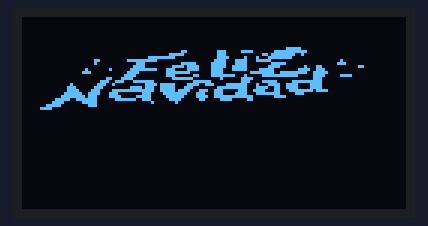
This sketch was run on a simulated Arduino Uno, built with avr-gcc and run on an emulated ATmega328P. On the bench: 128×64 one-colour display.

Above: at 0.2 s.

The sketch:

feliz_navidad.ino
```cpp
#include <Adafruit_GFX.h>  // Incluir librerias
#include <Adafruit_SSD1306.h>  // Incluir librerias
#include <SPI.h>
#include <Wire.h>
Adafruit_SSD1306 display;

////// IMAGEN NUEMRO 1 ///////
static const uint8_t ico [] PROGMEM = {
 0x00, 0x00, 0x00, 0x00, 0x00, 0x00, 0x00, 0x00, 0x00, 0x00, 0x00, 0x00, 0x00, 0x00, 0x00, 0x00,
  0x00, 0x00, 0x00, 0x00, 0x00, 0x00, 0x00, 0x00, 0x00, 0x00, 0x00, 0x00, 0x00, 0x00, 0x00, 0x00,
  0x00, 0x00, 0x00, 0x00, 0x00, 0x00, 0x00, 0x00, 0x00, 0x00, 0x00, 0x00, 0x00, 0x00, 0x00, 0x00,
  0x00, 0x00, 0x00, 0x00, 0x00, 0x00, 0x00, 0x00, 0x00, 0x00, 0x00, 0x00, 0x00, 0x00, 0x00, 0x00,
  0x00, 0x00, 0x00, 0x00, 0x00, 0x00, 0x00, 0x00, 0x00, 0x00, 0x00, 0x00, 0x00, 0x00, 0x00, 0x00,
  0x00, 0x00, 0x00, 0x00, 0x00, 0x00, 0x00, 0x00, 0x00, 0x00, 0x00, 0x00, 0x00, 0x00, 0x00, 0x00,
  0x00, 0x00, 0x00, 0x00, 0x00, 0x00, 0x00, 0x00, 0x00, 0x00, 0x00, 0x00, 0x00, 0x00, 0x00, 0x00,
  0x00, 0x00, 0x00, 0x00, 0x00, 0x00, 0x00, 0x00, 0x00, 0x00, 0x00, 0x00, 0x00, 0x00, 0x00, 0x00,
  0x00, 0x00, 0x00, 0x00, 0x00, 0x00, 0x00, 0x00, 0x00, 0x00, 0x00, 0x00, 0x00, 0x00, 0x00, 0x00,
  0x00, 0x00, 0x00, 0x00, 0x00, 0x00, 0x00, 0x00, 0x00, 0x00, 0x00, 0x00, 0x00, 0x00, 0x00, 0x00,
  0x00, 0xf8, 0x00, 0x00, 0x00, 0x00, 0x00, 0x00, 0x00, 0x00, 0x00, 0x06, 0x00, 0x70, 0x78, 0x0f,
  0xfe, 0x00, 0x00, 0x00, 0x00, 0x00, 0x00, 0x00, 0x00, 0x00, 0x7c, 0x00, 0x70, 0x00, 0xdf, 0xe4,
  0x00, 0x00, 0x00, 0x00, 0x00, 0x00, 0x00, 0x00, 0x3f, 0xe0, 0x00, 0x78, 0x22, 0x3f, 0xc0, 0x00,
  0x00, 0x00, 0x00, 0x00, 0x00, 0xc0, 0x1f, 0xf8, 0x00, 0x00, 0xf1, 0xe3, 0xe0, 0x00, 0x00, 0x20,
  0x00, 0x00, 0x00, 0x00, 0x80, 0x03, 0x80, 0x07, 0xc1, 0xf1, 0xe0, 0x1f, 0x00, 0x00, 0x70, 0x00,
  0x00, 0x00, 0x00, 0x00, 0x07, 0x80, 0x3d, 0xe1, 0xf3, 0xe0, 0x3c, 0x02, 0x30, 0x00, 0xc0, 0x00,
  0x00, 0x04, 0x04, 0x0f, 0xf8, 0xe1, 0xe1, 0xe3, 0xe1, 0xf0, 0x0f, 0x38, 0x00, 0x00, 0x00, 0x00,
  0x0e, 0x00, 0x1e, 0x00, 0xff, 0x01, 0xe0, 0x0f, 0xf3, 0xfe, 0x7c, 0x00, 0x00, 0x00, 0x00, 0x00,
  0x00, 0x3c, 0x00, 0xe0, 0x61, 0xfe, 0x20, 0xff, 0xf0, 0x78, 0x3c, 0x00, 0x00, 0x00, 0x00, 0x0c,
  0x78, 0x00, 0x3f, 0x80, 0x20, 0x78, 0x00, 0x00, 0x70, 0x00, 0x00, 0x00, 0x00, 0x00, 0x39, 0xc7,
  0xf0, 0x00, 0x7e, 0x00, 0x70, 0xf8, 0x3f, 0xf0, 0x00, 0x00, 0x00, 0x00, 0x80, 0x72, 0x00, 0x7b,
  0xe1, 0xe7, 0x0f, 0xe2, 0x3c, 0xf0, 0xf0, 0x00, 0x00, 0x00, 0x01, 0xc0, 0xe0, 0x0f, 0x73, 0xe3,
  0x80, 0x7f, 0xe3, 0xcc, 0xf0, 0xf0, 0x00, 0x00, 0x00, 0x01, 0xe1, 0xc3, 0xff, 0xf3, 0xef, 0x1c,
  0xe0, 0xe7, 0x8c, 0x7f, 0xbc, 0x00, 0x00, 0x00, 0x03, 0xf3, 0xc7, 0x00, 0xe1, 0xfe, 0x38, 0xe1,
  0xe3, 0xfc, 0x1c, 0x00, 0x00, 0x00, 0x00, 0x07, 0xfb, 0x87, 0x83, 0xe0, 0xfc, 0x3c, 0xff, 0xf8,
  0x0f, 0x00, 0x00, 0x00, 0x00, 0x00, 0x1f, 0x3f, 0x81, 0xfc, 0xe0, 0x78, 0x18, 0x3c, 0x18, 0x00,
  0x00, 0x00, 0x00, 0x00, 0x00, 0x3c, 0x0f, 0x80, 0x00, 0x10, 0x10, 0x00, 0x00, 0x00, 0x00, 0x00,
  0x00, 0x00, 0x00, 0x00, 0xf8, 0x03, 0x80, 0x00, 0x00, 0x00, 0x00, 0x00, 0x00, 0x00, 0x00, 0x00,
  0x00, 0x00, 0x03, 0xc0, 0x00, 0x00, 0x00, 0x00, 0x00, 0x00, 0x00, 0x00, 0x00, 0x00, 0x00, 0x00,
  0x00, 0x00, 0x00, 0x00, 0x00, 0x00, 0x00, 0x00, 0x00, 0x00, 0x00, 0x00, 0x00, 0x00, 0x00, 0x00,
  0x00, 0x00, 0x00, 0x00, 0x00, 0x00, 0x00, 0x00, 0x00, 0x00, 0x00, 0x00, 0x00, 0x00, 0x00, 0x00,
  0x00, 0x00, 0x00, 0x00, 0x00, 0x00, 0x00, 0x00, 0x00, 0x00, 0x00, 0x00, 0x00, 0x00, 0x00, 0x00,
  0x00, 0x00, 0x00, 0x00, 0x00, 0x00, 0x00, 0x00, 0x00, 0x00, 0x00, 0x00, 0x00, 0x00, 0x00, 0x00,
  0x00, 0x00, 0x00, 0x00, 0x00, 0x00, 0x00, 0x00, 0x00, 0x00, 0x00, 0x00, 0x00, 0x00, 0x00, 0x00,
  0x00, 0x00, 0x00, 0x00, 0x00, 0x00, 0x00, 0x00, 0x00, 0x00, 0x00, 0x00, 0x00, 0x00, 0x00, 0x00,
  0x00, 0x00, 0x00, 0x00, 0x00, 0x00, 0x00, 0x00, 0x00, 0x00, 0x00, 0x00, 0x00, 0x00, 0x00, 0x00,
  0x00, 0x00, 0x00, 0x00, 0x00, 0x00, 0x00, 0x00, 0x00, 0x00, 0x00, 0x00, 0x00, 0x00, 0x00, 0x00,
  0x00, 0x00, 0x00, 0x00, 0x00, 0x00, 0x00, 0x00, 0x00, 0x00, 0x00, 0x00, 0x00, 0x00, 0x00, 0x00,
  0x00, 0x00, 0x00, 0x00, 0x00, 0x00, 0x00
};


void setup()
{

// COMUNICACION, COLOR, TAMAÑO DE LETRA
  delay(100);  //Este retraso es necesario para que la pantalla se inicialice
  display.begin(SSD1306_SWITCHCAPVCC, 0x3C);  // Inicializar la pantalla con la dirección I2C de 0x3C
  display.clearDisplay();  // limpiar pantalla
  display.setTextColor(WHITE);  // color
  display.setRotation(0);  // tamaño de letra
  display.setTextWrap(false);
  display.dim(0); // Establecer brillo (0 es máximo y 1 es un poco tenue)
}


void loop()
{
/////////////// IMAGEN NUEMRO 1  /////////////////////

  display.clearDisplay();  // // limpiar pantalla
 display.setTextSize(0); // tamaño de letra
  display.drawBitmap(0,0,ico,120,41,WHITE);
  display.display();
delay(4000) ;

}
```
